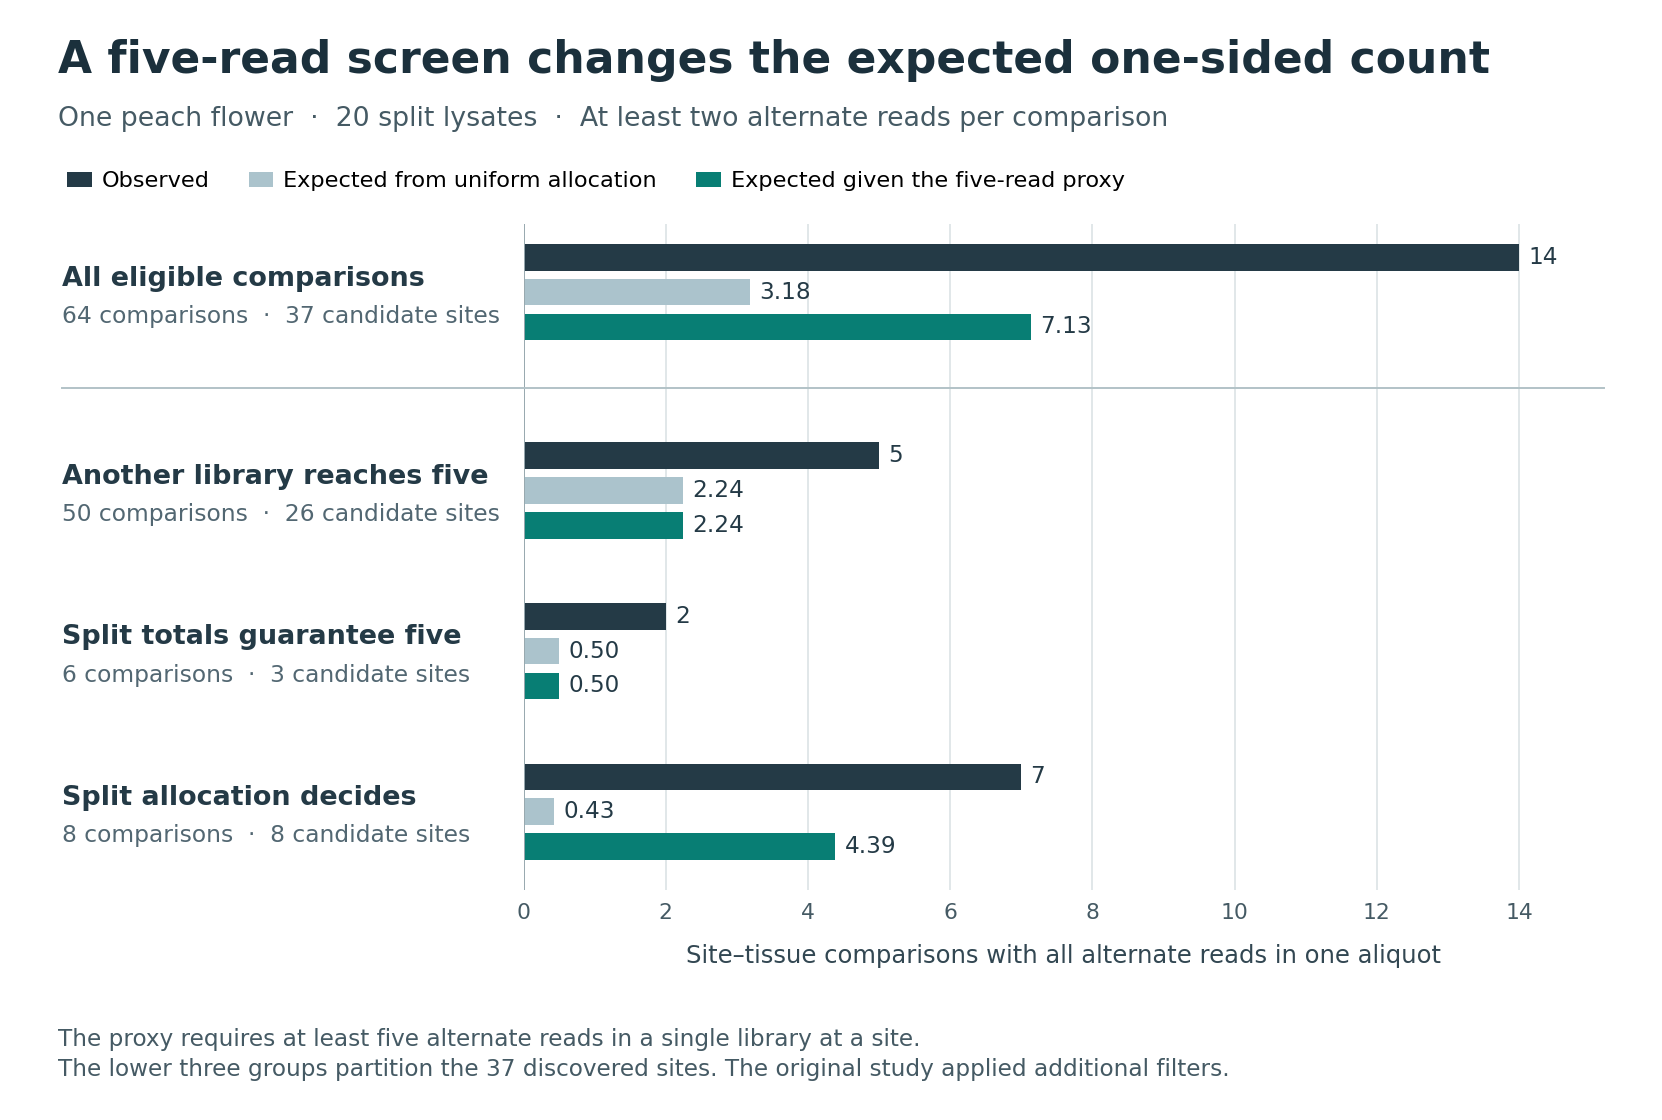

The Python source for this figure:
"""Draw the conditional read-allocation comparison from its saved JSON receipt."""
import json
from pathlib import Path

import matplotlib
matplotlib.use("Agg")
import matplotlib.pyplot as plt
from matplotlib.patches import Patch

HERE = Path(__file__).resolve().parent


def main():
    receipt = json.loads((HERE / "gate_result.json").read_bytes())
    by_status = receipt["by_site_status"]
    groups = [
        ("All eligible comparisons", receipt["totals"]),
        ("Another library reaches five", by_status["outside_library_passes"]),
        ("Split totals guarantee five", by_status["automatic_given_split_totals"]),
        ("Split allocation decides", by_status["sensitive_to_allocation"]),
    ]
    series = [
        ("observed_one_sided", "Observed", "#243A46"),
        ("expected_without_gate", "Expected from uniform allocation", "#ABC3CC"),
        ("expected_given_gate", "Expected given the five-read proxy", "#087E74"),
    ]
    fig = plt.figure(figsize=(9.5, 6.4), facecolor="white")
    fig.text(0.035, 0.965, "A five-read screen changes the expected one-sided count",
             ha="left", va="top", fontsize=18.1, fontweight="bold", color="#1B303C")
    fig.text(0.035, 0.905, "One peach flower  ·  20 split lysates  ·  At least two alternate reads per comparison",
             ha="left", va="top", fontsize=11, color="#455A64")
    handles = [Patch(facecolor=col, label=label) for _, label, col in series]
    fig.legend(handles=handles, loc="upper left", bbox_to_anchor=(0.035, 0.855),
               ncol=3, frameon=False, handlelength=1.1, handletextpad=0.45,
               columnspacing=1.75, fontsize=9.2, borderaxespad=0)
    ax = fig.add_axes((0.315, 0.205, 0.65, 0.595))
    ax.set_xlim(0, 15.2)
    ax.set_ylim(-0.5, 3.9)
    ax.set_xticks(range(0, 15, 2))
    ax.set_yticks([])
    ax.tick_params(axis="x", colors="#455A64", labelsize=9, length=0, pad=5)
    ax.grid(axis="x", color="#DCE3E6", linewidth=0.7)
    ax.set_axisbelow(True)
    for spine in ax.spines.values():
        spine.set_visible(False)
    ax.axvline(0, color="#98A9AF", linewidth=0.8)
    ax.set_xlabel("Site–tissue comparisons with all alternate reads in one aliquot",
                  fontsize=10, color="#324752", labelpad=9)
    group_positions = (3.45, 2.14, 1.08, 0.02)
    for (label, group), center in zip(groups, group_positions):
        ax.text(-0.427, center + 0.09, label, transform=ax.get_yaxis_transform(),
                fontsize=11.1, ha="left", va="center", fontweight="bold", color="#243A46")
        caption = f"{group['eligible_pairs']} comparisons  ·  {group['sites']} candidate sites"
        ax.text(-0.427, center - 0.16, caption, transform=ax.get_yaxis_transform(),
                fontsize=9.6, ha="left", va="center", color="#526772")
        for (key, _, color), delta in zip(series, (0.23, 0, -0.23)):
            value = group[key]
            ax.barh(center + delta, value, height=0.175, color=color)
            text = str(value) if key == "observed_one_sided" else f"{value:.2f}"
            ax.text(value + 0.13, center + delta, text, ha="left", va="center", fontsize=9.5,
                    color="#243A46")
    ax.plot([-0.427, 1], [2.82, 2.82], transform=ax.get_yaxis_transform(),
            color="#B2C2C7", linewidth=0.8, clip_on=False)
    foot = ("The proxy requires at least five alternate reads in a single library at a site.\n"
            "The lower three groups partition the 37 discovered sites. The original study applied additional filters.")
    fig.text(0.035, 0.082, foot, ha="left", va="top", fontsize=9.5,
             linespacing=1.4, color="#455A64")
    fig.savefig(HERE / "gate_figure.png", dpi=175, facecolor="white")
    plt.close(fig)


if __name__ == "__main__":
    main()
